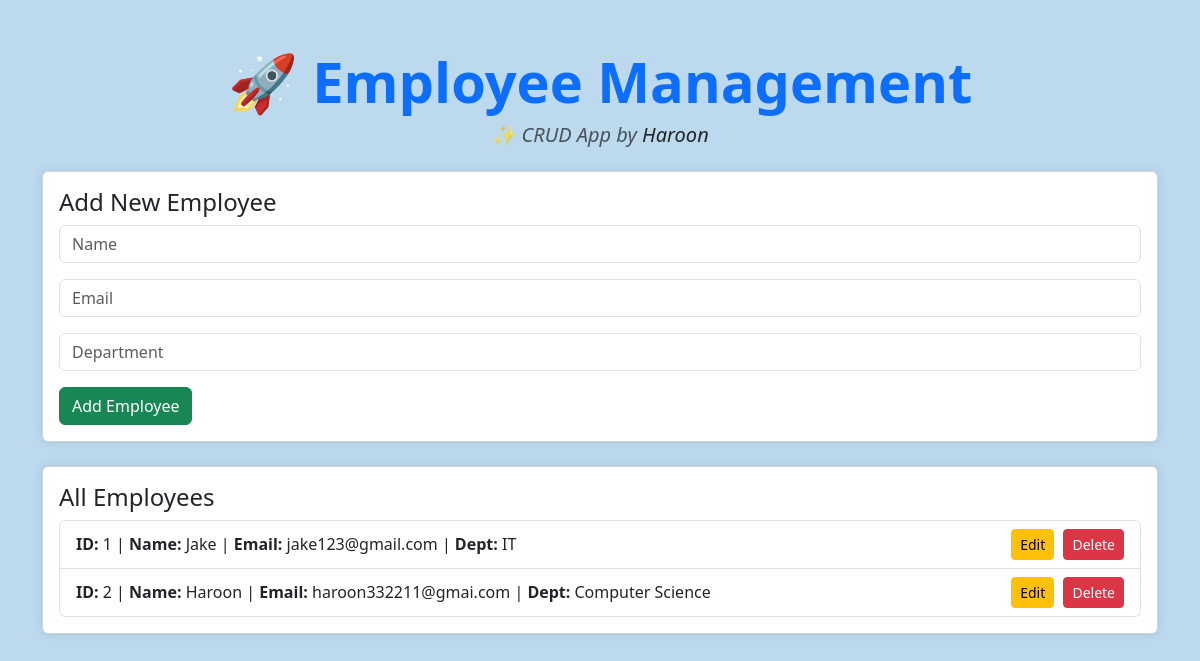
Before: / with the older database file.
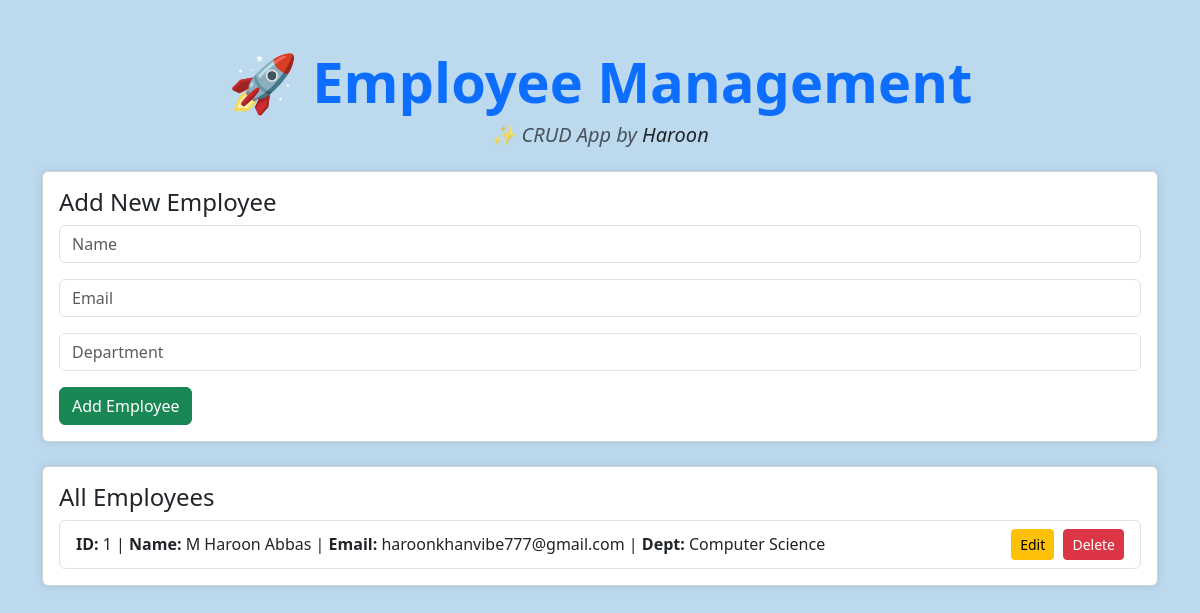
After: the same page with the newer database file.
### models.py (models this page shows, shortened)
class Employee(db.Model):
    id=db.Column(db.Integer,primary_key=True)
    name=db.Column(db.String(60),nullable=False)
    email=db.Column(db.String(60),nullable=False,unique=True)
    department=db.Column(db.String(60),nullable=False)

### app.py (the view, shortened to what this page needs)
@app.route('/',methods=['GET','POST'])
def home():
    employees = Employee.query.all()
    return render_template('index.html',employees=employees)

### templates/index.html (shortened to what this page needs)
<!DOCTYPE html>
<html>
<head>
    <link href="https://cdn.jsdelivr.net/npm/bootstrap@5.3.3/dist/css/bootstrap.min.css" rel="stylesheet">
</head>
<body>
    <div class="container mt-5">
       <h1 class="text-center mb-2 fw-bold text-primary display-4">🚀 Employee Management</h1>
<h5 class="text-center text-muted mb-4 fst-italic">✨ CRUD App by <span class="text-dark">Haroon</span></h5>
        <div class="card mb-4">
            <div class="card-body">
                {% if edit_emp %}
                    <h4 class="card-title">Update Employee</h4>
                    <form method="POST" action="/edit/{{ edit_emp.id }}">
                        <div class="mb-3">
                            <input type="text" class="form-control" name="name" value="{{ edit_emp.name }}" required>
                        </div>
                        <div class="mb-3">
                            <input type="email" class="form-control" name="email" value="{{ edit_emp.email }}" required>
                        </div>
                        <div class="mb-3">
                            <input type="text" class="form-control" name="department" value="{{ edit_emp.department }}" required>
                        </div>
                        <button type="submit" class="btn btn-primary btn-space">Update</button>
                        <a href="/" class="btn btn-secondary">Cancel</a>
                    </form>
                {% else %}
                    <h4 class="card-title">Add New Employee</h4>
                    <form method="POST" action="/">
                        <div class="mb-3">
                            <input type="text" class="form-control" name="name" placeholder="Name" required>
                        </div>
                        <div class="mb-3">
                            <input type="email" class="form-control" name="email" placeholder="Email" required>
                        </div>
                        <div class="mb-3">
                            <input type="text" class="form-control" name="department" placeholder="Department" required>
                        </div>
                        <button type="submit" class="btn btn-success">Add Employee</button>
                    </form>
                {% endif %}
            </div>
        </div>
        <div class="card">
            <div class="card-body">
                <h4 class="card-title">All Employees</h4>
                {% if employees %}
                    <ul class="list-group">
                        {% for emp in employees %}
                            <li class="list-group-item d-flex justify-content-between align-items-center">
                                <div>
                                    <strong>ID:</strong> {{ emp.id }} |
                                    <strong>Name:</strong> {{ emp.name }} |
                                    <strong>Email:</strong> {{ emp.email }} |
                                    <strong>Dept:</strong> {{ emp.department }}
                                </div>
                                <div>
                                    <a href="/edit/{{ emp.id }}" class="btn btn-sm btn-warning btn-space">Edit</a>
                                    <a href="/delete/{{ emp.id }}" class="btn btn-sm btn-danger" onclick="return confirm('Are you sure?')">Delete</a>
                                </div>
                            </li>
                        {% endfor %}
                    </ul>
                {% else %}
                    <p class="text-muted">No employees found.</p>
                {% endif %}
            </div>
        </div>
    </div>
</body>
</html>

### templates/index.html (style rules this page uses)
body { background-color: #bcd9ee; }
.card { box-shadow: 0 0 10px rgba(0, 0, 0, 0.1); }
.btn-space { margin-right: 5px; }

Changed rows visible on the page:
removed Employee: id "2", name "Haroon", email "haroon332211@gmai.com", department "Computer Science"
changed Employee id 1: name "Jake" → "M Haroon Abbas"; email "jake123@gmail.com" → "haroonkhanvibe777@gmail.com"; department "IT" → "Computer Science"
